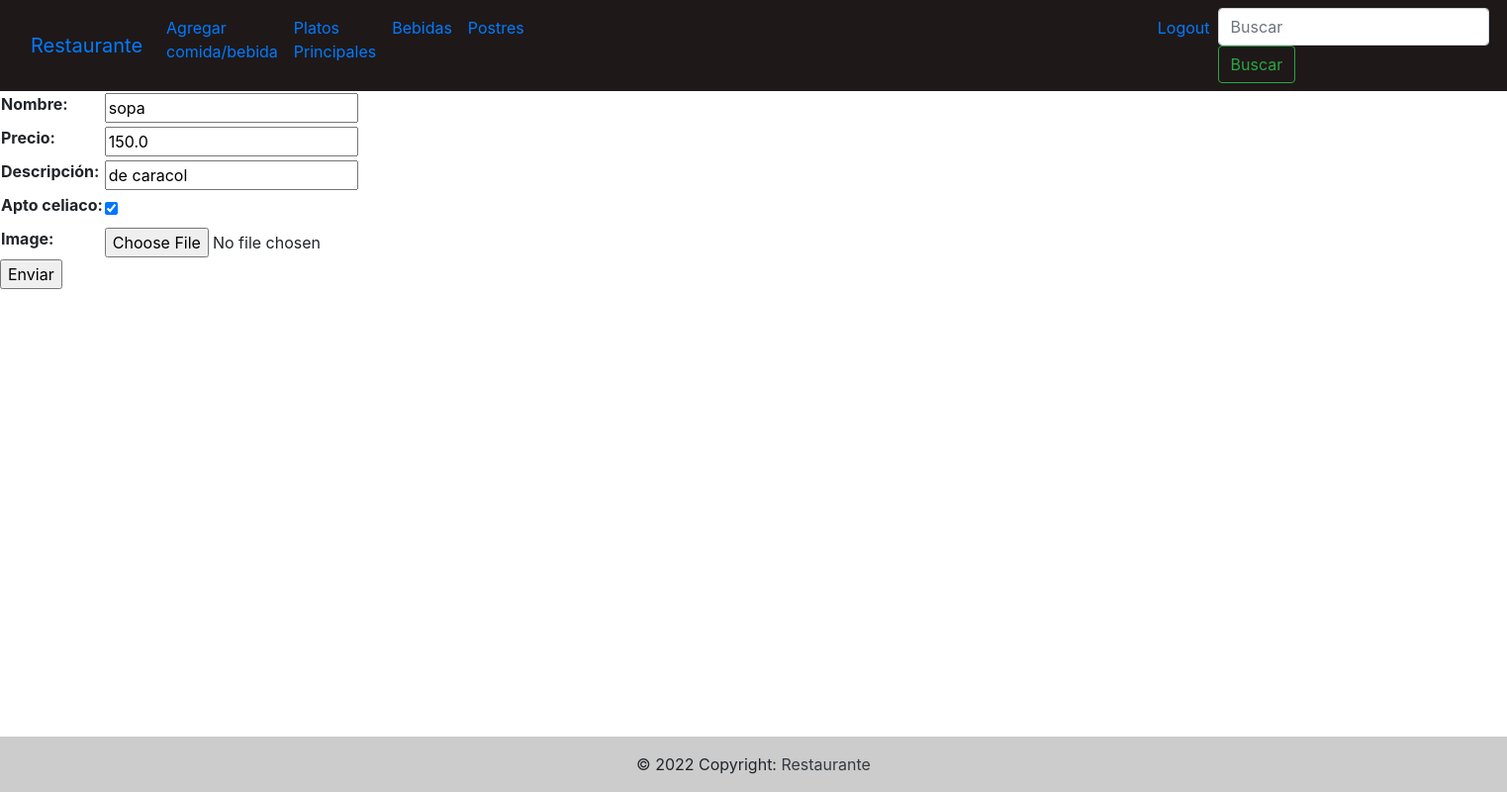
Page /lunch/update_food/1/ (signed in) on the committed database.
### lunch/models.py (models this page shows, shortened)
class principal(models.Model):
    name = models.CharField(max_length=40)
    price = models.FloatField()
    description = models.CharField(max_length=300, blank=True, null=True)
    celiac = models.BooleanField()
    image = models.ImageField(upload_to='images/', blank=True, null=True)

### lunch/views.py (the view)
# urls.py: path("update_food/<int:pk>/", update_food, name= "update_food"),
@login_required
def update_food(request, pk):
    if request.user.is_superuser:
        if request.method == "POST":
            form = Formulario_principal(request.POST)
            if form.is_valid():
                food = principal.objects.get(id=pk)
                food.name = form.cleaned_data['name']
                food.price = form.cleaned_data['price']
                food.description = form.cleaned_data['description']
                food.celiac = form.cleaned_data['celiac']
                food.save()
                return redirect(foods_list)
        elif request.method == "GET":
            food = principal.objects.get(id=pk)
            form = Formulario_principal(initial={
                                            "name":food.name,
                                            "price":food.price,
                                            "description":food.description,
                                            "celiac":food.celiac})
            context = {"form":form}
            return render(request, "foods/update_food.html", context=context)
    return redirect("login")

### lunch/forms.py
class Formulario_principal(forms.Form):
    name = forms.CharField(max_length=40, label= "Nombre")
    price = forms.FloatField(label="Precio")
    description = forms.CharField(max_length=200, label= "Descripción")
    celiac = forms.BooleanField(required=False, label="Apto celiaco")
    image = forms.ImageField(required=False)

### templates/foods/update_food.html (shortened to what this page needs)
{% extends 'base.html' %}
{% block contenido_que_cambia %}
<form action="" method="POST">
<table>
{{form.as_table}}
</table>
<p><input type="submit"value="Enviar"></p>
</form>
{% endblock %}

### templates/base.html (style rules this page uses)
body { background-image: url('https://images.pexels.com/photos/326279/pexels-photo-326279.jpeg?auto=compress&cs=tinysrgb&w=1260&h=750&dpr=1'); background-repeat: no-repeat; background-attachment: fixed; background-size: 100% 100%; }

### rows in the picture
principal: name "sopa", price "150.0", description "de caracol", celiac "☑"
